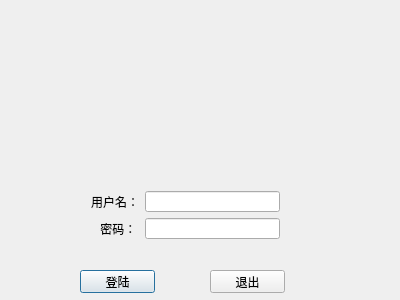
<?xml version="1.0" encoding="UTF-8"?>
<ui version="4.0">
 <class>Login</class>
 <widget class="QDialog" name="Login">
  <property name="geometry">
   <rect>
    <x>0</x>
    <y>0</y>
    <width>400</width>
    <height>300</height>
   </rect>
  </property>
  <property name="windowTitle">
   <string>Dialog</string>
  </property>
  <widget class="QLabel" name="picturelabel">
   <property name="geometry">
    <rect>
     <x>0</x>
     <y>0</y>
     <width>401</width>
     <height>171</height>
    </rect>
   </property>
   <property name="text">
    <string/>
   </property>
  </widget>
  <widget class="QPushButton" name="loginButton">
   <property name="geometry">
    <rect>
     <x>80</x>
     <y>270</y>
     <width>75</width>
     <height>23</height>
    </rect>
   </property>
   <property name="text">
    <string>登陆</string>
   </property>
  </widget>
  <widget class="QPushButton" name="exitButton">
   <property name="geometry">
    <rect>
     <x>210</x>
     <y>270</y>
     <width>75</width>
     <height>23</height>
    </rect>
   </property>
   <property name="text">
    <string>退出</string>
   </property>
  </widget>
  <widget class="QWidget" name="layoutWidget">
   <property name="geometry">
    <rect>
     <x>91</x>
     <y>191</y>
     <width>189</width>
     <height>48</height>
    </rect>
   </property>
   <layout class="QGridLayout" name="gridLayout">
    <item row="0" column="0">
     <widget class="QLabel" name="label_2">
      <property name="text">
       <string>用户名：</string>
      </property>
     </widget>
    </item>
    <item row="0" column="1">
     <widget class="QLineEdit" name="userlineEdit">
      <property name="enabled">
       <bool>true</bool>
      </property>
      <property name="inputMask">
       <string/>
      </property>
      <property name="text">
       <string/>
      </property>
      <property name="alignment">
       <set>Qt::AlignLeading|Qt::AlignLeft|Qt::AlignVCenter</set>
      </property>
      <property name="readOnly">
       <bool>false</bool>
      </property>
      <property name="clearButtonEnabled">
       <bool>false</bool>
      </property>
     </widget>
    </item>
    <item row="1" column="0">
     <widget class="QLabel" name="label_3">
      <property name="text">
       <string>  密码：</string>
      </property>
      <property name="alignment">
       <set>Qt::AlignCenter</set>
      </property>
     </widget>
    </item>
    <item row="1" column="1">
     <widget class="QLineEdit" name="pswlineEdit">
      <property name="enabled">
       <bool>true</bool>
      </property>
      <property name="layoutDirection">
       <enum>Qt::LeftToRight</enum>
      </property>
      <property name="inputMask">
       <string/>
      </property>
      <property name="text">
       <string/>
      </property>
      <property name="echoMode">
       <enum>QLineEdit::Password</enum>
      </property>
      <property name="alignment">
       <set>Qt::AlignLeading|Qt::AlignLeft|Qt::AlignVCenter</set>
      </property>
      <property name="readOnly">
       <bool>false</bool>
      </property>
     </widget>
    </item>
   </layout>
  </widget>
 </widget>
 <resources/>
 <connections/>
</ui>
